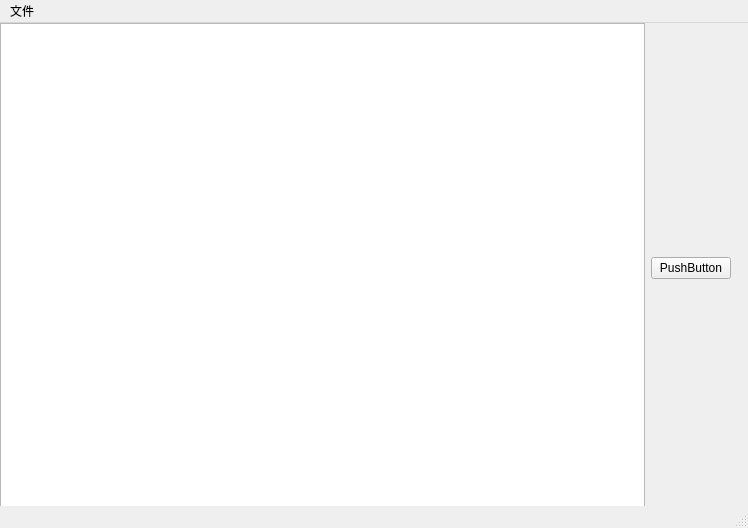
<?xml version="1.0" encoding="UTF-8"?>
<ui version="4.0">
 <class>MainWindow</class>
 <widget class="QMainWindow" name="MainWindow">
  <property name="geometry">
   <rect>
    <x>0</x>
    <y>0</y>
    <width>748</width>
    <height>528</height>
   </rect>
  </property>
  <property name="windowTitle">
   <string>MainWindow</string>
  </property>
  <widget class="QWidget" name="centralwidget">
   <widget class="QWidget" name="horizontalLayoutWidget">
    <property name="geometry">
     <rect>
      <x>0</x>
      <y>0</y>
      <width>731</width>
      <height>491</height>
     </rect>
    </property>
    <layout class="QHBoxLayout" name="horizontalLayout">
     <item>
      <widget class="QTreeView" name="treeView"/>
     </item>
     <item>
      <widget class="QPushButton" name="pushButton">
       <property name="text">
        <string>PushButton</string>
       </property>
      </widget>
     </item>
    </layout>
   </widget>
  </widget>
  <widget class="QMenuBar" name="menubar">
   <property name="geometry">
    <rect>
     <x>0</x>
     <y>0</y>
     <width>748</width>
     <height>22</height>
    </rect>
   </property>
   <widget class="QMenu" name="menu">
    <property name="title">
     <string>文件</string>
    </property>
    <addaction name="action"/>
   </widget>
   <addaction name="menu"/>
  </widget>
  <widget class="QStatusBar" name="statusbar"/>
  <action name="action">
   <property name="text">
    <string>打开目录</string>
   </property>
  </action>
 </widget>
 <resources/>
 <connections/>
</ui>
